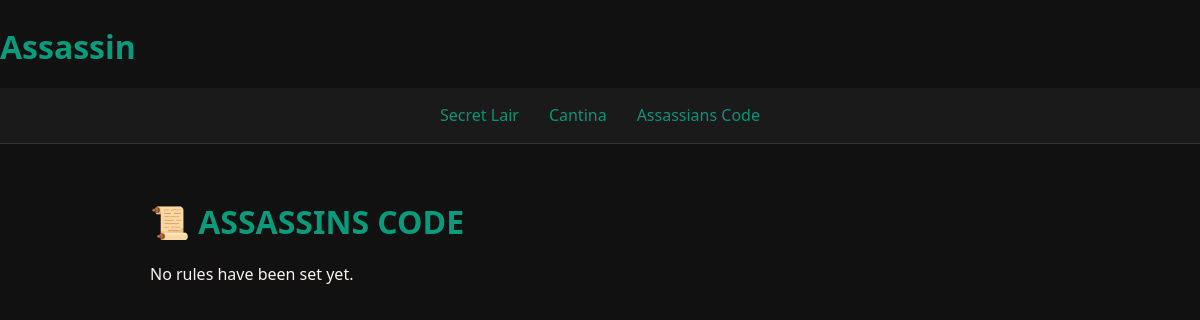
/rules, run on an earlier commit of the app's database.
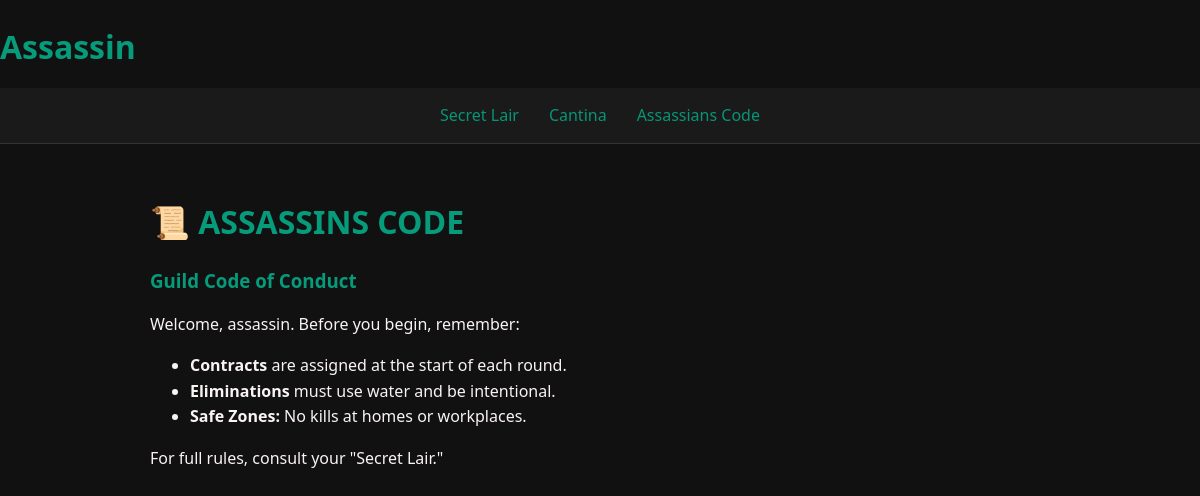
And on a later commit of the database.
### models.py (models this page shows)
class GameRules(db.Model):
    id = db.Column(db.Integer, primary_key=True)
    content = db.Column(db.Text, nullable=False)

### routes.py (the view)
@routes_bp.route("/rules")
def rules_page():
    from models import GameRules
    rules = GameRules.query.first()
    return render_template("rules.html", rules=rules)

### templates/rules.html
{% extends "base.html" %}
{% block content %}
<h1>📜 ASSASSINS CODE </h1>
<div class="rules-box">
  {{ rules.content | safe if rules else "No rules have been set yet." }}
</div>
{% endblock %}

What changed in the data, as far as the page shows it:
added GameRules: content "Guild Code of Conduct Welcome, assassin. Before you begin, remember: Contracts are assigned at the start of each round. Eliminations must use water and be intentional. Safe Zones: No kills at homes or workplaces. For full rules, consult your \"Secret Lair.\""
Also different on the page:
{{ rules.content | safe if rules else "No rules have been set yet." }}: "No rules have been set yet." → (not shown)
